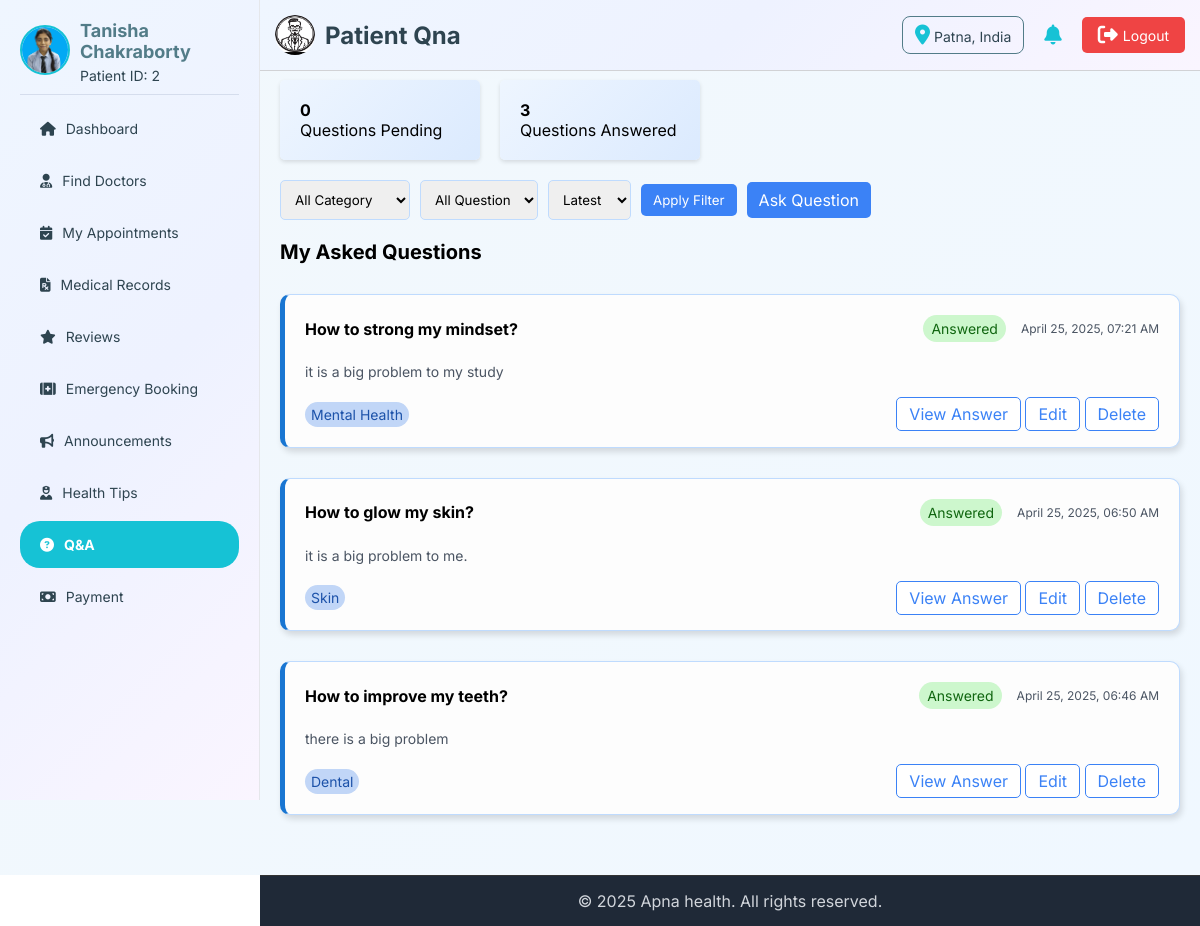
The app's page /patient/patient-qna.php (signed in) with its own data.
### tables this page shows
CREATE TABLE `patient` (
  `patient_id` int(11) NOT NULL,
  `name` varchar(100) NOT NULL,
  `email` varchar(255) NOT NULL,
  `password` varchar(255) NOT NULL,
  `phone` varchar(15) DEFAULT NULL,
  `gender` enum('Male','Female','Other') DEFAULT NULL,
  `dob` date DEFAULT NULL,
  `blood_group` varchar(10) DEFAULT NULL,
  `emergency_contact` varchar(16) DEFAULT NULL,
  `area` text DEFAULT NULL,
  `city` varchar(100) DEFAULT NULL,
  `state` varchar(100) DEFAULT NULL,
  `pincode` varchar(10) DEFAULT NULL,
  `profile_img` varchar(255) DEFAULT NULL,
  `availability` enum('Active','Inactive','Blocked') DEFAULT 'Active',
  `created_at` timestamp NOT NULL DEFAULT current_timestamp(),
  `updated_at` timestamp NOT NULL DEFAULT current_timestamp() ON UPDATE current_timestamp()
);

CREATE TABLE `question` (
  `question_id` int(11) NOT NULL,
  `patient_id` int(11) NOT NULL,
  `specialty` varchar(255) NOT NULL,
  `question` text NOT NULL,
  `description` text DEFAULT NULL,
  `question_time` timestamp NOT NULL DEFAULT current_timestamp(),
  `status` enum('Pending','Answered') DEFAULT 'Pending'
);

### patient/patient-qna.php (the view, shortened to what this page needs)
<?php
include '../connection.php';
$patient_id = $_SESSION['patient_id'] ?? null;
$conditions = ["patient_id = '$patient_id'"];
$order_by = "ORDER BY question_time DESC";
$where_clause = implode(" AND ", $conditions);
$count_query = "SELECT
    SUM(CASE WHEN status = 'Pending' THEN 1 ELSE 0 END) AS pending,
    SUM(CASE WHEN status = 'Answered' THEN 1 ELSE 0 END) AS answered
    FROM question WHERE patient_id = '$patient_id'";
$count_result = mysqli_query($conn, $count_query);
if ($count_result && mysqli_num_rows($count_result) > 0) {
    $counts = mysqli_fetch_assoc($count_result);
    $pending_count = $counts['pending'];
    $answered_count = $counts['answered'];
}
?>
<!DOCTYPE html>
<html lang="en">
<head>
    <link rel="stylesheet" href="https://cdnjs.cloudflare.com/ajax/libs/font-awesome/6.7.2/css/all.min.css"
 />
</head>
<body>
    <?php include 'patient-header.php'; ?>
    <main>
        <section class="first-sec">
            <div class="count-part">
                <div class="count-box">
                    <strong><?= $pending_count ?? 0 ?></strong>
                    <p>Questions Pending</p>
                </div>
                <div class="count-box">
                    <strong><?= $answered_count ?? 0 ?></strong>
                    <p>Questions Answered</p>
                </div>
            </div>
            <form method="GET" class="sf-part">
                <div class="filter-group">
                    <select name="category">
                        <option value="" <?= empty($_GET['category']) ? 'selected' : '' ?>>All Category</option>
                    </select>
                </div>
                <div class="filter-group">
                    <select name="status">
                        <option value="" <?= empty($_GET['status']) ? 'selected' : '' ?>>All Question</option>
                    </select>
                </div>
                <div class="filter-group">
                    <select name="order">
                        <option value="desc" <?= ($_GET['order'] ?? 'desc') === 'desc' ? 'selected' : '' ?>>Latest
                        </option>
                    </select>
                </div>
                <button type="submit" id="filter-btn">Apply Filter</button>
                <a href="#" id="add-ques" onclick="openModal()">Ask Question</a>
            </form>
        </section>
        <section class="second-sec">
            <h2>My Asked Questions</h2>
            <div class="qna-part">
                <?php
                $query = "SELECT * FROM question WHERE $where_clause $order_by";
                $result = mysqli_query($conn, $query);
                ?>
                <?php if (mysqli_num_rows($result) > 0): ?>
                <?php while ($q = mysqli_fetch_assoc($result)): ?>
                <article class="question-box">
                    <div class="box-top">
                        <h3><?= htmlspecialchars($q['question']) ?>?</h3>
                        <span id="status-back">
                            <data><?= htmlspecialchars($q['status']) ?></data>
                        </span>
                        <span id="time"><?= date("F d, Y, h:i A", strtotime($q['question_time'])) ?></span>
                    </div>
                    <div class="box-middle">
                        <p><?= nl2br(htmlspecialchars($q['description'])) ?></p>
                    </div>
                    <div class="box-bottom">
                        <span id="cat-back"><data><?= htmlspecialchars($q['specialty']) ?></data></span>
                        <span>
                            <a href="patient-viewAnswer.php?question_id=<?= $q['question_id'] ?>" id="view-btn">View Answer</a>
                            <a href="javascript:void(0);" onclick="openEditModal('<?= $q['question_id'] ?>', '<?= $q['specialty'] ?>', `<?= addslashes($q['question']) ?>`, `<?= addslashes($q['description']) ?>`)" id="view-btn">Edit</a>
                            <a href="patient-deleteQuestion.php?question_id=<?= $q['question_id'] ?>" id="view-btn" onclick="return confirm('Are you sure you want to delete this question?');">Delete</a>
                        </span>
                    </div>
                </article>
                <?php endwhile; ?>
                <?php endif; ?>
            </div>
        </section>
    </main>
    <?php include 'patient-footer.php'; ?>
</body>
</html>

### patient/patient-header.php (shortened to what this page needs)
<?php
include '../connection.php';
$defaultLogo = "../img/logo.jpg";
$logoPath = $defaultLogo;
$logoQuery = mysqli_query($conn, "SELECT logo FROM admin WHERE admin_id = 1 LIMIT 1");
if ($logoQuery && mysqli_num_rows($logoQuery) > 0) {
    $logoData = mysqli_fetch_assoc($logoQuery);
    if (!empty($logoData['logo']) && file_exists('../upload/admin/' . $logoData['logo'])) {
        $logoPath = '../upload/admin/' . $logoData['logo'];
    }
}
$location = "Unknown";
if (isset($_SESSION['patient_id'])) {
    $pid = $_SESSION['patient_id'];
    $locQuery = mysqli_query($conn, "SELECT location FROM log_info WHERE patient_id = $pid ORDER BY login_time DESC LIMIT 1");
    if ($locQuery && mysqli_num_rows($locQuery) > 0) {
        $locData = mysqli_fetch_assoc($locQuery);
        $location = $locData['location'] ?? "Unknown";
    }
}
$patient_id = $_SESSION['patient_id'] ?? null;
$patient_img = '../img/user.jpg';
$patient_name = 'Guest';
$patient_id_display = '---';
if ($patient_id) {
    $sql = "SELECT name, profile_img FROM patient WHERE patient_id = '$patient_id'";
    $result = mysqli_query($conn, $sql);
    if ($row = mysqli_fetch_assoc($result)) {
        $patient_name = $row['name'];
        $patient_id_display = $patient_id;
        if (!empty($row['profile_img']) && file_exists('../upload/patient/' . $row['profile_img'])) {
            $patient_img = '../upload/patient/' . $row['profile_img'];
        }
    }
}
?>
<!DOCTYPE html>
<html lang="en">
<head>
    <link rel="stylesheet" href="https://cdnjs.cloudflare.com/ajax/libs/font-awesome/6.7.2/css/all.min.css"
 />
</head>
<body>
    <header>
        <div class="header-left">
            <img src="<?= $logoPath ?>" alt="logo">
            <h2>
                <?php
            $pageName = basename($_SERVER['PHP_SELF'], '.php');
            $pageName = str_replace('-', ' ', $pageName);
            $pageName = ucwords($pageName);
            echo $pageName;
            ?>
            </h2>
        </div>
        <div class="header-right">
            <div id='location-box'><i class="fa-solid fa-location-dot"></i><span> <?= $location ?> </span></div>
            <i class="fa-solid fa-bell"></i>
            <a href="patient-logout.php"><i class="fa-solid fa-right-from-bracket"></i> Logout</a>
        </div>
    </header>
    <aside class="sidebar">
        <a href="../patient/patient-profile.php" class="profile">
            <span>
                <img src="<?= $patient_img ?>" alt="Profile Picture">
            </span>
            <span>
                <h3><?= htmlspecialchars($patient_name) ?></h3>
                <p>Patient ID: <?= htmlspecialchars($patient_id_display) ?></p>
            </span>
        </a>
        <ul class="menu">
            <li><a href="patient-dashboard.php"
                    class="<?= basename($_SERVER['PHP_SELF']) == 'patient-dashboard.php' ? 'current' : '' ?>"><i
                        class="fa-solid fa-house"></i> Dashboard</a></li>
            <li><a href="patient-finddoctor.php"
                    class="<?= basename($_SERVER['PHP_SELF']) == 'patient-finddoctor.php' ? 'current' : '' ?>"><i
                        class="fa-solid fa-user-doctor"></i> Find Doctors</a></li>
            <li><a href="patient-appointment.php"
                    class="<?= basename($_SERVER['PHP_SELF']) == 'patient-appointment.php' ? 'current' : '' ?>"><i
                        class="fa-solid fa-calendar-check"></i>My Appointments</a></li>
            <li><a href="patient-medicalRecord.php"
                    class="<?= basename($_SERVER['PHP_SELF']) == 'patient-medicalRecord.php' ? 'current' : '' ?>"><i
                        class="fa-solid fa-file-prescription"></i> Medical Records</a></li>
            <li><a href="patient-review.php"
                    class="<?= basename($_SERVER['PHP_SELF']) == 'patient-review.php' ? 'current' : '' ?>"><i
                        class="fa-solid fa-star"></i> Reviews</a></li>
            <li><a href="patient-emergency.php"
                    class="<?= basename($_SERVER['PHP_SELF']) == 'patient-emergency.php' ? 'current' : '' ?>"><i
                        class="fa-solid fa-kit-medical"></i> Emergency Booking</a></li>
            <li><a href="patient-announcements.php"
                    class="<?= basename($_SERVER['PHP_SELF']) == 'patient-announcements.php' ? 'current' : '' ?>"><i
                        class="fa-solid fa-bullhorn"></i> Announcements </a></li>
            <li><a href="patient-healthtips.php"
                    class="<?= basename($_SERVER['PHP_SELF']) == 'patient-healthtips.php' ? 'current' : '' ?>"><i
                        class="fa-solid fa-user-nurse"></i> Health Tips</a></li>
            <li><a href="patient-qna.php"
                    class="<?= basename($_SERVER['PHP_SELF']) == 'patient-qna.php' ? 'current' : '' ?>"><i
                        class="fa-solid fa-circle-question"></i> Q&A </a></li>
            <li><a href="patient-payment.php"
                    class="<?= basename($_SERVER['PHP_SELF']) == 'patient-payment.php' ? 'current' : '' ?>"><i
                        class="fa-solid fa-money-bill"></i> Payment </a></li>
        </ul>
    </aside>
</body>
</html>

### patient/patient-qna.php (style rules this page uses)
* { padding: 0; margin: 0; box-sizing: border-box; font-family: 'Inter', sans-serif; }
main { background: linear-gradient(135deg, #f2f8fc, #f0f8ff); padding: 80px 20px 20px 280px; }
.first-sec { display: flex; align-items: center; gap: 20px; justify-content: space-between; flex-wrap: wrap; }
.count-part { display: flex; align-items: center; gap: 20px; }
.count-box { flex: 0 0 200px; box-shadow: 0 2px 4px rgba(0, 0, 0, 0.12); border-radius: 5px; padding: 20px; background: linear-gradient(135deg, #EFF6FF -4%, #DBEAFE 100%); }
.sf-part { display: flex; align-items: center; gap: 10px; flex-wrap: wrap; }
.filter-group select { padding: 10px; border: 1px solid #BFDBFE; border-radius: 5px; outline: none; }
#search-btn, #filter-btn { background-color: #3B82F6; padding: 8px 12px; border: none; border-radius: 5px; color: white; cursor: pointer; }
#add-ques { text-decoration: none; background-color: #3B82F6; padding: 8px 12px; border: none; border-radius: 5px; color: white; }
.second-sec { margin: 20px 0; }
.second-sec h2 { font-size: 20px; margin-bottom: 30px; }
.qna-part { display: flex; flex-direction: column; align-items: flex-start; gap: 10px; }
.question-box { display: flex; flex-direction: column; gap: 20px; align-items: flex-start; background: #fdfdfd; border: 1px solid #BFDBFE; border-left: 5px solid #1976d2; border-radius: 10px; box-shadow: 2px 4px 6px rgba(0, 0, 0, 0.13); width: 100%; padding: 20px; margin-bottom: 20px; }
.box-top { display: flex; align-items: center; gap: 15px; width: 100%; }
.box-top h3 { font-size: 16px; flex: 1; }
.box-top #status-back { padding: 5px 8px; border-radius: 20px; background-color: #cdf7cd; color: #106610; font-size: 14px; }
.box-top #time { color: #4B5563; font-size: 12px; }
.box-middle p { color: #4B5563; font-size: 14px; line-height: 1.4; text-align: justify; }
.box-bottom { width: 100%; display: flex; align-items: center; justify-content: space-between; }
.box-bottom #cat-back { padding: 4px 6px; background-color: #c1d6f7; color: #1c52a9; border-radius: 20px; font-size: 14px; }
.box-bottom #view-btn { border: 1px solid #3B82F6; background-color: white; padding: 6px 12px; color: #3B82F6; text-decoration: none; border-radius: 5px; }

### patient/patient-header.php (style rules this page uses)
* { padding: 0; margin: 0; box-sizing: border-box; font-family: 'Inter', sans-serif; }
header { position: fixed; top: 0; left: 260px; background: linear-gradient(135deg, #EFF6FF 0%, #EEF2FF 50%, #FAF5FF 100%); display: flex; justify-content: space-between; align-items: center; padding: 15px; color: #2e4450; border-bottom: 1px solid #d1d2d5; z-index: 5; width: calc(100% - 260px); }
.header-left { display: flex; align-items: center; gap: 10px; }
.header-left img { height: 40px; width: 40px; border-radius: 50%; }
.header-right { display: flex; align-items: center; gap: 20px; }
#location-box { border-radius: 8px; padding: 8px 12px; font-size: 14px; border: 1px solid #527c88; }
.header-right i { font-size: 20px; cursor: pointer; color: #16c2d5; }
.header-right a { text-decoration: none; background-color: #EF4444; color: white; border: none; padding: 8px 16px; font-size: 14px; cursor: pointer; transition: 0.3s; border-radius: 5px; white-space: nowrap; display: flex; align-items: center; gap: 5px; }
.header-right a i { color: white; }
.sidebar { position: fixed; top: 0; left: 0; width: 260px; height: 100vh; background: linear-gradient(135deg, #EFF6FF 0%, #EEF2FF 50%, #FAF5FF 100%); color: #2e4450; display: flex; flex-direction: column; align-items: center; padding: 20px; border-right: 1px solid #E5E7EB; overflow-y: auto; z-index: 10; }
.profile { text-decoration: none; display: flex; align-items: center; justify-content: center; border-bottom: 1px solid #d5dded; width: 100%; padding-bottom: 10px; gap: 10px; }
.profile img { width: 50px; height: 50px; border-radius: 50%; border: 2px solid #16c2d5; object-fit: cover; }
.profile h3 { margin-bottom: 5px; font-size: 18px; color: #527c88; }
.profile p { font-size: 14px; color: #2e4450; }
.menu { list-style: none; padding: 10px 0; width: 100%; }
.menu li { width: 100%; }
.menu a { display: flex; align-items: center; gap: 10px; padding: 15px 20px; text-decoration: none; color: #2e4450; border-radius: 20px; font-size: 14px; margin-bottom: 5px; transition: 0.3s; }
.menu a.current { background: #16c2d5; color: white; font-weight: bold; }

### patient/patient-footer.php (style rules this page uses)
* { padding: 0; margin: 0; box-sizing: border-box; font-family: 'Inter', sans-serif; }

### records on screen
patient: profile_img (picture), name "Tanisha Chakraborty"
question: question "How to strong my mindset", status "Answered", question_time "April 25, 2025, 07:21 AM", description "it is a big problem to my study", specialty "Mental Health"
question: question "How to glow my skin", status "Answered", question_time "April 25, 2025, 06:50 AM", description "it is a big problem to me.", specialty "Skin"
question: question "How to improve my teeth", status "Answered", question_time "April 25, 2025, 06:46 AM", description "there is a big problem", specialty "Dental"

### other values on screen
$pageName "Patient Qna"
$location "Patna, India"
$patient_id_display "2"
$pending_count "0"
$answered_count "3"
